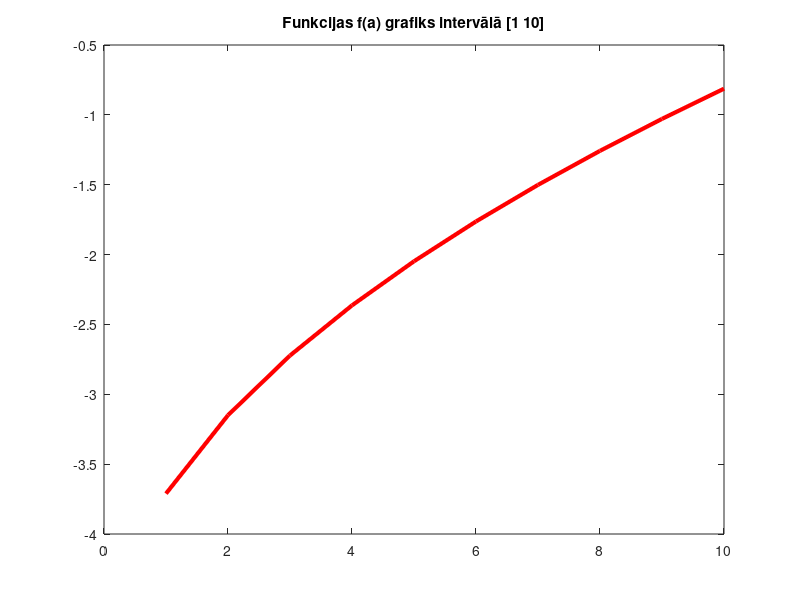
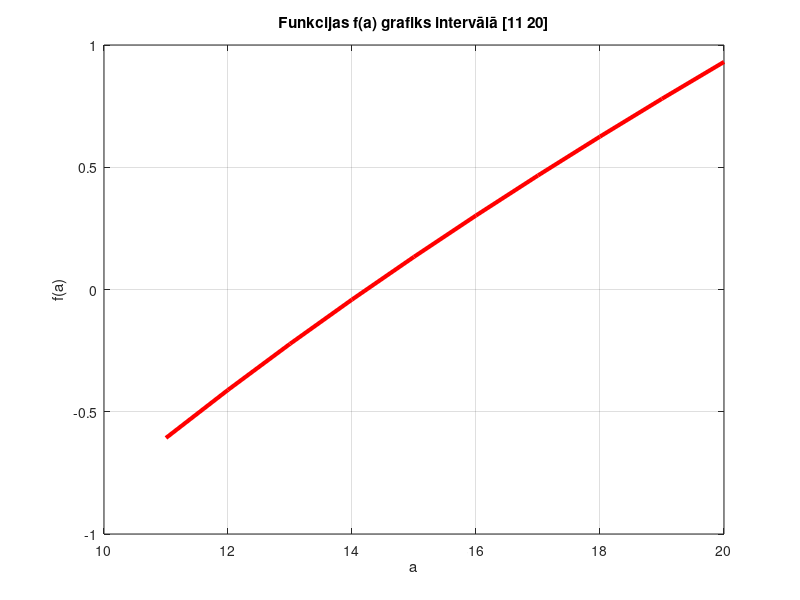

These figures' MATLAB source, in order:
%% 8.piemērs. Sekantu metode( Atrast vismazāko pozitīvo skaitli )
%  minimālo pozitīvo skaitli a , kas apmierina vienādojumu
% ∫ √(2 + 𝑎𝑥^4) sin(𝑥^2) 𝑑𝑥 = 5
% (precizitāte 𝜀 = 0.000001 ).

clc, clearvars,format compact, close all, format longG
integ = @(a,x)(2+a.*x.^4).^(1/2).*sin(x.^2);
for a = 1:10
 fun = @(x)integ(a,x);
 int_val(a) = integral(fun,2,4)-5;
end
a_pr = 1:10; plot(a_pr,int_val,'r','LineWidth',3)
title(['Funkcijas f(a) grafiks intervālā [1 10]'])

% turpinājums
for a = 11:20
 fun = @(x)integ(a,x);
 int_val(a) = integral(fun,2,4)-5;
end
figure
a_pr = 11:20; plot(a_pr,int_val(11:20),'r','LineWidth',3)
title(['Funkcijas f(a) grafiks intervālā [11 20]'])
xlabel('a'),ylabel('f(a)'),grid on

% turpinājums
iter = 6; a_xn = zeros(1,iter+2);
a_xn = [14 14.5];
for i = 1:2
 fun = @(x)integ(a_xn(i),x); f(i) = integral(fun,2,4)-5;
end
for k = 1:iter
 k1 = k+1; i = k+2;
 a_xn(i) = a_xn(k1)-f(k1)*(a_xn(k1)-a_xn(k))/(f(k1)-f(k));
 fun = @(x)integ(a_xn(i),x); f(i) = integral(fun,2,4)-5;
 M_pr(k,1) = a_xn(i); M_pr(k,2) = f(i);
end
disp(['skaitļa a tuvinājumu intervāls: ', num2str(a_xn(1:2))])
disp(' a f(x)')
disp(M_pr)

% turpinājums
fprintf('Atbilde. Sekantu metode - vismazākā pozitīva skaitļa \n' )
fprintf(' a = %.6f ar precizitāti 10^(-6)\n',M_pr(iter,1))
format
